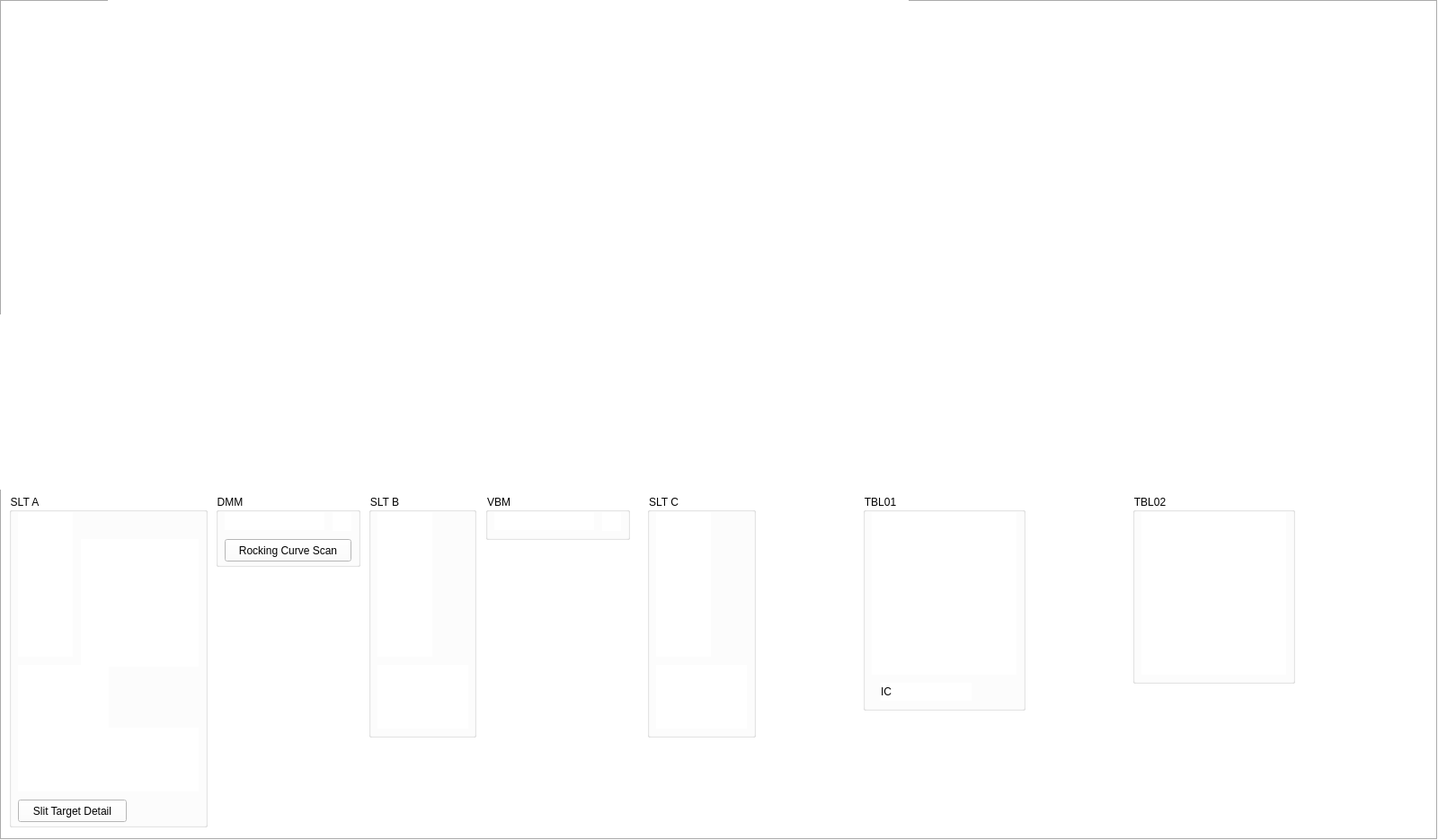
<?xml version="1.0" encoding="UTF-8"?>
<ui version="4.0">
 <class>Form</class>
 <widget class="QWidget" name="Form">
  <property name="geometry">
   <rect>
    <x>0</x>
    <y>0</y>
    <width>1600</width>
    <height>935</height>
   </rect>
  </property>
  <property name="windowTitle">
   <string>MCT Overview</string>
  </property>
  <property name="styleSheet">
   <string notr="true">background-color: rgb(255, 255, 255);</string>
  </property>
  <layout class="QVBoxLayout" name="verticalLayout">
   <property name="spacing">
    <number>0</number>
   </property>
   <property name="leftMargin">
    <number>0</number>
   </property>
   <property name="topMargin">
    <number>0</number>
   </property>
   <property name="rightMargin">
    <number>0</number>
   </property>
   <property name="bottomMargin">
    <number>0</number>
   </property>
   <item>
    <widget class="QFrame" name="frame">
     <property name="minimumSize">
      <size>
       <width>941</width>
       <height>755</height>
      </size>
     </property>
     <property name="frameShape">
      <enum>QFrame::Box</enum>
     </property>
     <property name="frameShadow">
      <enum>QFrame::Sunken</enum>
     </property>
     <widget class="QELabel" name="qelabel_6">
      <property name="enabled">
       <bool>true</bool>
      </property>
      <property name="geometry">
       <rect>
        <x>0</x>
        <y>350</y>
        <width>906</width>
        <height>195</height>
       </rect>
      </property>
      <property name="pixmap">
       <pixmap>Images/MCT_PDS_overview.png</pixmap>
      </property>
      <property name="scaledContents">
       <bool>true</bool>
      </property>
     </widget>
     <widget class="QELabel" name="qelabel_7">
      <property name="geometry">
       <rect>
        <x>900</x>
        <y>360</y>
        <width>600</width>
        <height>235</height>
       </rect>
      </property>
      <property name="pixmap">
       <pixmap>Images/Hutch_B_White_Beam.png</pixmap>
      </property>
      <property name="scaledContents">
       <bool>true</bool>
      </property>
     </widget>
     <widget class="QEForm" name="qeform_6">
      <property name="geometry">
       <rect>
        <x>120</x>
        <y>0</y>
        <width>891</width>
        <height>351</height>
       </rect>
      </property>
      <property name="uiFile" stdset="0">
       <string>MCT_config_control.ui</string>
      </property>
      <property name="variableSubstitutions" stdset="0">
       <string>P=MCTCFG01:</string>
      </property>
     </widget>
     <widget class="QGroupBox" name="groupBox">
      <property name="geometry">
       <rect>
        <x>10</x>
        <y>550</y>
        <width>221</width>
        <height>371</height>
       </rect>
      </property>
      <property name="title">
       <string>SLT A</string>
      </property>
      <widget class="QEForm" name="qeform_3">
       <property name="geometry">
        <rect>
         <x>10</x>
         <y>20</y>
         <width>61</width>
         <height>161</height>
        </rect>
       </property>
       <property name="uiFile" stdset="0">
        <string>MCT_slit_status_small.ui</string>
       </property>
       <property name="variableSubstitutions" stdset="0">
        <string>SLIT=MCTSLT01:</string>
       </property>
      </widget>
      <widget class="QEForm" name="qeform_7">
       <property name="geometry">
        <rect>
         <x>80</x>
         <y>50</y>
         <width>131</width>
         <height>142</height>
        </rect>
       </property>
       <property name="uiFile" stdset="0">
        <string>MCT_slit_axes.ui</string>
       </property>
       <property name="variableSubstitutions" stdset="0">
        <string>SLIT=MCTSLT01:</string>
       </property>
      </widget>
      <widget class="QEForm" name="qeform_12">
       <property name="geometry">
        <rect>
         <x>10</x>
         <y>260</y>
         <width>201</width>
         <height>71</height>
        </rect>
       </property>
       <property name="uiFile" stdset="0">
        <string>MCTSLT01_acceptance.ui</string>
       </property>
       <property name="variableSubstitutions" stdset="0">
        <string>SLIT=MCTSLT01:</string>
       </property>
      </widget>
      <widget class="VCLNavigatePushButton" name="vclnavigatepushbutton">
       <property name="geometry">
        <rect>
         <x>10</x>
         <y>340</y>
         <width>121</width>
         <height>25</height>
        </rect>
       </property>
       <property name="text">
        <string>Slit Target Detail</string>
       </property>
       <property name="guiFile" stdset="0">
        <string>MCTSLT_eng.ui</string>
       </property>
       <property name="creationOption" stdset="0">
        <enum>QEPushButton::NewWindow</enum>
       </property>
      </widget>
      <widget class="QERadioGroup" name="qeradiogroup_3">
       <property name="geometry">
        <rect>
         <x>10</x>
         <y>190</y>
         <width>101</width>
         <height>71</height>
        </rect>
       </property>
       <property name="displayAlarmStateOption" stdset="0">
        <enum>QEAbstractWidget::Never</enum>
       </property>
       <property name="variable" stdset="0">
        <string>MCTSLT01:OP_MODE</string>
       </property>
       <property name="variableSubstitutions" stdset="0">
        <string/>
       </property>
       <property name="elementsRequired">
        <number>0</number>
       </property>
       <property name="title" stdset="0">
        <string>Mode</string>
       </property>
       <property name="columns">
        <number>1</number>
       </property>
       <property name="useDbEnumerations">
        <bool>true</bool>
       </property>
       <property name="buttonStyle">
        <enum>QRadioGroup::Radio</enum>
       </property>
       <property name="buttonOrder">
        <enum>QRadioGroup::colMajor</enum>
       </property>
      </widget>
     </widget>
     <widget class="QGroupBox" name="groupBox_2">
      <property name="geometry">
       <rect>
        <x>410</x>
        <y>550</y>
        <width>120</width>
        <height>271</height>
       </rect>
      </property>
      <property name="title">
       <string>SLT B</string>
      </property>
      <widget class="QEForm" name="qeform_4">
       <property name="geometry">
        <rect>
         <x>10</x>
         <y>20</y>
         <width>61</width>
         <height>161</height>
        </rect>
       </property>
       <property name="uiFile" stdset="0">
        <string>MCT_slit_status_small.ui</string>
       </property>
       <property name="variableSubstitutions" stdset="0">
        <string>SLIT=MCTSLT02:</string>
       </property>
      </widget>
      <widget class="QERadioGroup" name="qeradiogroup">
       <property name="geometry">
        <rect>
         <x>10</x>
         <y>190</y>
         <width>101</width>
         <height>71</height>
        </rect>
       </property>
       <property name="displayAlarmStateOption" stdset="0">
        <enum>QEAbstractWidget::Never</enum>
       </property>
       <property name="variable" stdset="0">
        <string>MCTSLT02:OP_MODE</string>
       </property>
       <property name="variableSubstitutions" stdset="0">
        <string/>
       </property>
       <property name="elementsRequired">
        <number>0</number>
       </property>
       <property name="title" stdset="0">
        <string>Track SLTA? </string>
       </property>
       <property name="columns">
        <number>1</number>
       </property>
       <property name="useDbEnumerations">
        <bool>true</bool>
       </property>
       <property name="buttonStyle">
        <enum>QRadioGroup::Radio</enum>
       </property>
       <property name="buttonOrder">
        <enum>QRadioGroup::colMajor</enum>
       </property>
      </widget>
     </widget>
     <widget class="QGroupBox" name="groupBox_3">
      <property name="geometry">
       <rect>
        <x>240</x>
        <y>550</y>
        <width>161</width>
        <height>81</height>
       </rect>
      </property>
      <property name="title">
       <string>DMM</string>
      </property>
      <widget class="QELabel" name="qelabel_12">
       <property name="geometry">
        <rect>
         <x>10</x>
         <y>20</y>
         <width>111</width>
         <height>20</height>
        </rect>
       </property>
       <property name="alignment">
        <set>Qt::AlignRight|Qt::AlignTrailing|Qt::AlignVCenter</set>
       </property>
       <property name="variable" stdset="0">
        <string>MCTMONO01:IN_SERVICE</string>
       </property>
       <property name="notation" stdset="0">
        <enum>QELabel::Scientific</enum>
       </property>
      </widget>
      <widget class="QESimpleShape" name="qesimpleshape_25">
       <property name="geometry">
        <rect>
         <x>130</x>
         <y>20</y>
         <width>21</width>
         <height>21</height>
        </rect>
       </property>
       <property name="colour1" stdset="0">
        <color>
         <red>0</red>
         <green>255</green>
         <blue>0</blue>
        </color>
       </property>
       <property name="variable" stdset="0">
        <string>MCTMONO01:IN_SERVICE_CALC</string>
       </property>
       <property name="displayAlarmStateOption" stdset="0">
        <enum>QESimpleShape::Never</enum>
       </property>
      </widget>
      <widget class="VCLNavigatePushButton" name="vclnavigatepushbutton_2">
       <property name="geometry">
        <rect>
         <x>10</x>
         <y>50</y>
         <width>141</width>
         <height>25</height>
        </rect>
       </property>
       <property name="text">
        <string>Rocking Curve Scan</string>
       </property>
       <property name="guiFile" stdset="0">
        <string>MCT_opt_scan.ui</string>
       </property>
       <property name="creationOption" stdset="0">
        <enum>QEPushButton::NewWindow</enum>
       </property>
      </widget>
     </widget>
     <widget class="QGroupBox" name="groupBox_4">
      <property name="geometry">
       <rect>
        <x>540</x>
        <y>550</y>
        <width>161</width>
        <height>51</height>
       </rect>
      </property>
      <property name="title">
       <string>VBM</string>
      </property>
      <widget class="QELabel" name="qelabel_16">
       <property name="geometry">
        <rect>
         <x>10</x>
         <y>20</y>
         <width>111</width>
         <height>20</height>
        </rect>
       </property>
       <property name="font">
        <font>
         <pointsize>9</pointsize>
        </font>
       </property>
       <property name="alignment">
        <set>Qt::AlignRight|Qt::AlignTrailing|Qt::AlignVCenter</set>
       </property>
       <property name="variable" stdset="0">
        <string>MCTVBM01:IN_SERVICE</string>
       </property>
       <property name="notation" stdset="0">
        <enum>QELabel::Scientific</enum>
       </property>
      </widget>
      <widget class="QESimpleShape" name="qesimpleshape_30">
       <property name="geometry">
        <rect>
         <x>130</x>
         <y>20</y>
         <width>21</width>
         <height>21</height>
        </rect>
       </property>
       <property name="format" stdset="0">
        <enum>QSimpleShape::FixedText</enum>
       </property>
       <property name="colour0" stdset="0">
        <color>
         <red>200</red>
         <green>200</green>
         <blue>200</blue>
        </color>
       </property>
       <property name="colour1" stdset="0">
        <color>
         <red>0</red>
         <green>255</green>
         <blue>0</blue>
        </color>
       </property>
       <property name="variable" stdset="0">
        <string>MCTVBM01:IN_SERVICE_CALC</string>
       </property>
       <property name="displayAlarmStateOption" stdset="0">
        <enum>QESimpleShape::Never</enum>
       </property>
      </widget>
     </widget>
     <widget class="QGroupBox" name="groupBox_5">
      <property name="geometry">
       <rect>
        <x>720</x>
        <y>550</y>
        <width>121</width>
        <height>271</height>
       </rect>
      </property>
      <property name="title">
       <string>SLT C</string>
      </property>
      <widget class="QEForm" name="qeform_5">
       <property name="geometry">
        <rect>
         <x>10</x>
         <y>20</y>
         <width>61</width>
         <height>161</height>
        </rect>
       </property>
       <property name="uiFile" stdset="0">
        <string>MCT_slit_status_small.ui</string>
       </property>
       <property name="variableSubstitutions" stdset="0">
        <string>SLIT=MCTSLT03:</string>
       </property>
      </widget>
      <widget class="QERadioGroup" name="qeradiogroup_2">
       <property name="geometry">
        <rect>
         <x>10</x>
         <y>190</y>
         <width>101</width>
         <height>71</height>
        </rect>
       </property>
       <property name="displayAlarmStateOption" stdset="0">
        <enum>QEAbstractWidget::Never</enum>
       </property>
       <property name="variable" stdset="0">
        <string>MCTSLT03:OP_MODE</string>
       </property>
       <property name="variableSubstitutions" stdset="0">
        <string/>
       </property>
       <property name="elementsRequired">
        <number>0</number>
       </property>
       <property name="title" stdset="0">
        <string>Track SLTB? </string>
       </property>
       <property name="columns">
        <number>1</number>
       </property>
       <property name="spacing">
        <number>4</number>
       </property>
       <property name="useDbEnumerations">
        <bool>true</bool>
       </property>
       <property name="buttonStyle">
        <enum>QRadioGroup::Radio</enum>
       </property>
       <property name="buttonOrder">
        <enum>QRadioGroup::colMajor</enum>
       </property>
      </widget>
     </widget>
     <widget class="QGroupBox" name="groupBox_6">
      <property name="geometry">
       <rect>
        <x>960</x>
        <y>550</y>
        <width>181</width>
        <height>241</height>
       </rect>
      </property>
      <property name="title">
       <string>TBL01</string>
      </property>
      <widget class="QEForm" name="qeform">
       <property name="geometry">
        <rect>
         <x>10</x>
         <y>20</y>
         <width>161</width>
         <height>181</height>
        </rect>
       </property>
       <property name="uiFile" stdset="0">
        <string>MCT_table_control.ui</string>
       </property>
       <property name="variableSubstitutions" stdset="0">
        <string>TABLE=MCTTBL01:,CS=CS1:</string>
       </property>
      </widget>
      <widget class="QLabel" name="label_8">
       <property name="geometry">
        <rect>
         <x>20</x>
         <y>210</y>
         <width>31</width>
         <height>20</height>
        </rect>
       </property>
       <property name="text">
        <string>IC</string>
       </property>
       <property name="alignment">
        <set>Qt::AlignLeading|Qt::AlignLeft|Qt::AlignVCenter</set>
       </property>
      </widget>
      <widget class="QELabel" name="qelabel">
       <property name="geometry">
        <rect>
         <x>40</x>
         <y>210</y>
         <width>81</width>
         <height>20</height>
        </rect>
       </property>
       <property name="variable" stdset="0">
        <string>MCTTBL01DAQ01:Current1:MeanValue_RBV</string>
       </property>
       <property name="precision">
        <number>4</number>
       </property>
       <property name="useDbPrecision">
        <bool>false</bool>
       </property>
       <property name="format" stdset="0">
        <enum>QELabel::Floating</enum>
       </property>
       <property name="notation" stdset="0">
        <enum>QELabel::Scientific</enum>
       </property>
      </widget>
     </widget>
     <widget class="QGroupBox" name="groupBox_7">
      <property name="geometry">
       <rect>
        <x>1260</x>
        <y>550</y>
        <width>181</width>
        <height>211</height>
       </rect>
      </property>
      <property name="title">
       <string>TBL02</string>
      </property>
      <widget class="QEForm" name="qeform_2">
       <property name="geometry">
        <rect>
         <x>10</x>
         <y>20</y>
         <width>161</width>
         <height>181</height>
        </rect>
       </property>
       <property name="uiFile" stdset="0">
        <string>MCT_table_control.ui</string>
       </property>
       <property name="variableSubstitutions" stdset="0">
        <string>TABLE=MCTTBL02:,CS=CS2:</string>
       </property>
      </widget>
     </widget>
     <zorder>qelabel_7</zorder>
     <zorder>qelabel_6</zorder>
     <zorder>qeform_6</zorder>
     <zorder>groupBox</zorder>
     <zorder>groupBox_2</zorder>
     <zorder>groupBox_3</zorder>
     <zorder>groupBox_4</zorder>
     <zorder>groupBox_5</zorder>
     <zorder>groupBox_6</zorder>
     <zorder>groupBox_7</zorder>
    </widget>
   </item>
  </layout>
 </widget>
 <customwidgets>
  <customwidget>
   <class>QEForm</class>
   <extends>QWidget</extends>
   <header>QEForm.h</header>
  </customwidget>
  <customwidget>
   <class>QELabel</class>
   <extends>QLabel</extends>
   <header>QELabel.h</header>
  </customwidget>
  <customwidget>
   <class>QEPushButton</class>
   <extends>QPushButton</extends>
   <header>QEPushButton.h</header>
  </customwidget>
  <customwidget>
   <class>QERadioGroup</class>
   <extends>QWidget</extends>
   <header>QERadioGroup.h</header>
  </customwidget>
  <customwidget>
   <class>QESimpleShape</class>
   <extends>QSimpleShape</extends>
   <header>QESimpleShape.h</header>
  </customwidget>
  <customwidget>
   <class>QSimpleShape</class>
   <extends>QWidget</extends>
   <header>QSimpleShape.h</header>
  </customwidget>
  <customwidget>
   <class>VCLNavigatePushButton</class>
   <extends>QEPushButton</extends>
   <header>VCLNavigatePushButton.h</header>
  </customwidget>
 </customwidgets>
 <resources/>
 <connections/>
 <designerdata>
  <property name="gridDeltaX">
   <number>10</number>
  </property>
  <property name="gridDeltaY">
   <number>10</number>
  </property>
  <property name="gridSnapX">
   <bool>true</bool>
  </property>
  <property name="gridSnapY">
   <bool>true</bool>
  </property>
  <property name="gridVisible">
   <bool>true</bool>
  </property>
 </designerdata>
</ui>
